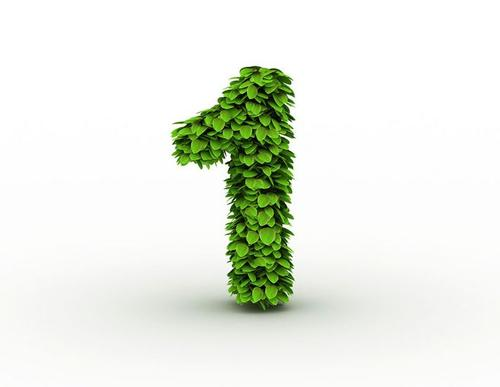
#> input picture NeuralNetwork/image/1.jpg, 500 x 387 px
$ python -i ImageDigit.py   (imports and definitions only)   (older library calls are emulated)
#> lines starting #> are read from the running program, lines starting #| are printed output that depends on the picture
import numpy as np
from PIL import Image
import matplotlib.pyplot as plt
class ImageDigit:
    def __init__(self,im):
        self.im=im
    # [108 lines left out: functions split, histShow, convert_to_bw, to_32_32, not called in this run]


    def featureExtract(self):
        netTrainDataInput = []  # 存储输入数据，X
        netTrainDataoutput = []  # 存储输出点的真值，Y
        for kk in range(len(self.digits32_32)):
            row=self.digits32_32[kk]
            outNode = [0.0] * 10
            outNode[(kk+1)%10] = 1.0  # 训练集的函数真值，每种模式对应的位置数字为1
            for kkk in range(len(row)):
                im = row[kkk]
                im = im.convert("1")
                y = np.array([0, 1])
                features = []  # 将32*32的小图像分割成256个2*2的范围，统计每个2*2的小方框中，像素值为0的个数，由此将每个字符表达为256个数字组成的向量
                for j in range(16):
                    x = np.array([0, 1])
                    for i in range(16):
                        box = (x[0], y[0], x[1] + 1, y[1] + 1)  # 开区间
                        t = im.crop(box).copy()
                        count = 0.0
                        for ii in range(2):
                            for jj in range(2):
                                pixel = t.getpixel((ii, jj))
                                if (pixel < 1):
                                    count += 1.0
                        features.append(count)
                        x = x + 2  # np.array+2整个矩阵向右平移
                    y = y + 2

                netTrainDataInput.append(features)
                netTrainDataoutput.append(outNode)
        X = np.array(netTrainDataInput) # 建模用的
        y = np.array(netTrainDataoutput)
        return X,y

    # [19 lines left out: function featureExtract1, not called in this run]

>>> import cv2
>>> picture = cv2.imread('../image/1.jpg', cv2.IMREAD_GRAYSCALE)
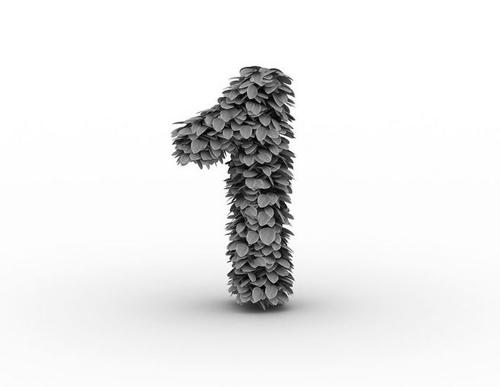
#> picture: shape (387, 500); min 0, max 255, mean 235
#> (the run stopped early here; a loop or call above may not have finished)
